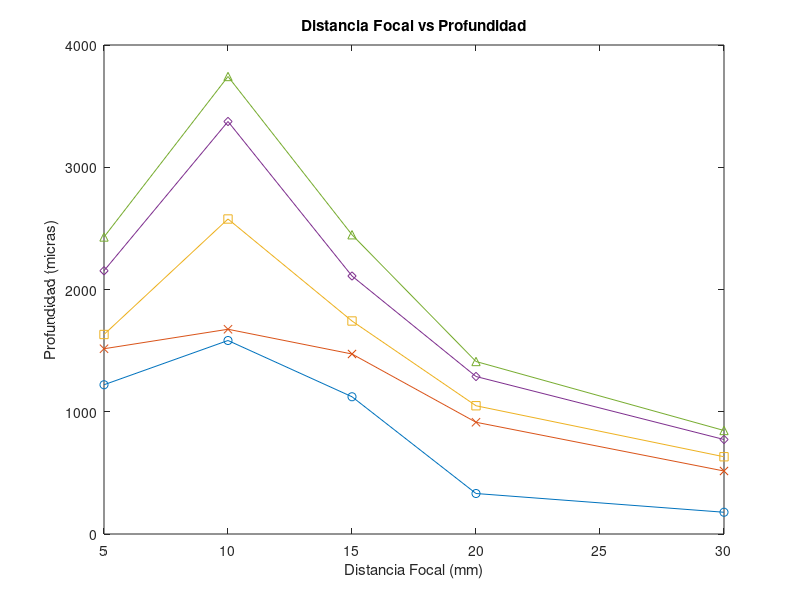

The MATLAB script that drew this image:
%%Grafico distancia focal vs profundidad
%22.5
x = [5,10,15,20,30];
y = [1220.859,1582.822,1122.699,331.288,177.914];
%30
t = [5,10,15,20,30];
n = [1515.337,1674.847,1472.393,914.110,515.337];
%37.5
g = [5,10,15,20,30];
h = [1631.902,2576.687,1742.331,1049.080,631.902];
%45
r = [5,10,15,20,30];
f = [2153.374,3374.233,2110.429,1288.344,773.006];
%52.5
p = [5,10,15,20,30];
k = [2429.448,3742.331,2447.853,1411.043,846.626];

figure
plot(x,y,'-o')
xlabel('Distancia Focal (mm)')
ylabel('Profundidad (micras)')
title('Distancia Focal vs Profundidad') 
hold on 
plot(t,n,'-x')
plot(g,h,'-s')
plot(r,f,'-d')
plot(p,k,'-^')
hold off

